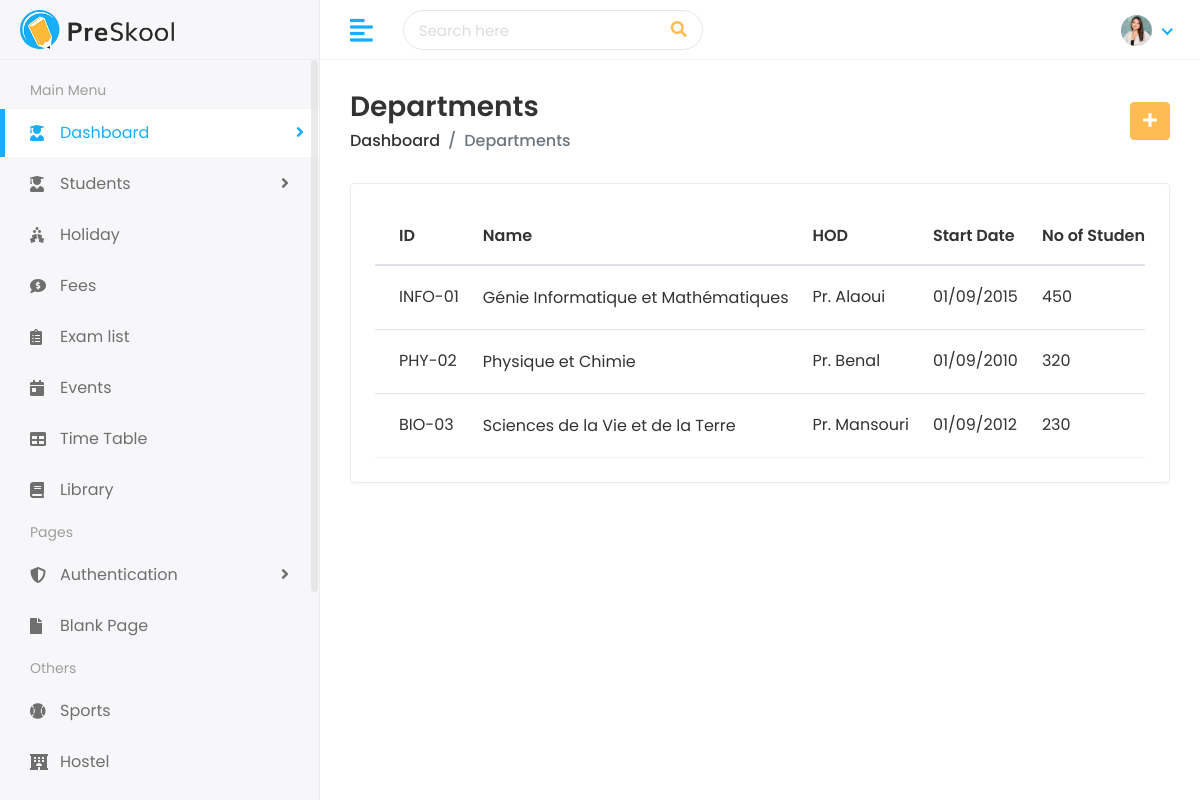
The app's page /department/list/ with its own data.
### department/models.py (models this page shows, shortened)
class Department(models.Model):
    department_id = models.CharField(max_length=50, unique=True)
    department_name = models.CharField(max_length=100)
    head_of_department = models.CharField(max_length=100)
    start_date = models.DateField()
    no_of_students = models.IntegerField(default=0)

### department/views.py (the view)
# urls.py: path('list/', views.department_list, name='department_list'),
def department_list(request):
    departments = Department.objects.all()
    return render(request, 'department/departments.html', {'departments': departments})

### templates/department/departments.html (shortened to what this page needs)
{% extends 'Home/base.html' %}
{% load static %}
{% block body %}
<div class="page-wrapper">
    <div class="content container-fluid">
        <div class="page-header">
            <div class="row align-items-center">
                <div class="col">
                    <h3 class="page-title">Departments</h3>
                    <ul class="breadcrumb">
                        <li class="breadcrumb-item"><a href="{% url 'department_list' %}">Dashboard</a></li>
                        <li class="breadcrumb-item active">Departments</li>
                    </ul>
                </div>
                <div class="col-auto text-right float-right ml-auto">
                    <a href="{% url 'add_department' %}" class="btn btn-primary"><i class="fas fa-plus"></i></a>
                </div>
            </div>
        </div>
        <div class="row">
            <div class="col-sm-12">
                <div class="card card-table">
                    <div class="card-body">
                        <div class="table-responsive">
                            <table class="table table-hover table-center mb-0 datatable">
                                <thead>
                                    <tr>
                                        <th>ID</th>
                                        <th>Name</th>
                                        <th>HOD</th>
                                        <th>Start Date</th>
                                        <th>No of Students</th>
                                    </tr>
                                </thead>
                                <tbody>
                                    {% for dept in departments %}
                                    <tr>
                                        <td>{{ dept.department_id }}</td>
                                        <td>
                                            <h2><a>{{ dept.department_name }}</a></h2>
                                        </td>
                                        <td>{{ dept.head_of_department }}</td>
                                        <td>{{ dept.start_date|date:"d/m/Y" }}</td>
                                        <td>{{ dept.no_of_students }}</td>
                                    </tr>
                                    {% empty %}
                                    <tr>
                                        <td colspan="6" class="text-center">No Departments Found!</td>
                                    </tr>
                                    {% endfor %}
                                </tbody>
                            </table>
                        </div>
                    </div>
                </div>
            </div>
        </div>
    </div>
</div>
{% endblock %}

### static/assets/css/style.css (style rules this page uses)
html { height: 100%; }
body { background-color: #fff; color: #333; font-family: 'Poppins', sans-serif; font-size: 1rem; height: 100%; line-height: 1.5; overflow-x: hidden; }
h1, h2, h3, h4, h5, h6 { font-family: 'Poppins', sans-serif; margin-top: 0; }
ul, ol { padding: 0px; list-style: none; }
.table { color: #333; max-width: 100%; margin-bottom: 0; width: 100%; }
table.table td h2 { display: inline-block; font-size: inherit; font-weight: 400; margin: 0; padding: 0; vertical-align: middle; }
table.table td h2 a { color: #333; }
.table thead tr th { font-weight: 600; }
.table tbody tr { border-bottom: 1px solid rgba(0, 0, 0, 0.05); }
.table.table-center td, .table.table-center th { vertical-align: middle; }
.card-table .card-body .table > thead > tr > th { border-top: 0; }
.card-table .card-body .table tr td:first-child, .card-table .card-body .table tr th:first-child { padding-left: 1.5rem; }
.card-table .table td, .card-table .table th { border-top: 1px solid #e2e5e8; padding: 1rem 0.75rem; white-space: nowrap; }
.btn-primary { background-color: #FFBC53; border: 1px solid #FFBC53; }
.card { border: 1px solid #ececf5; box-shadow: 0 1px 3px 0 rgba(0, 0, 0, 0.03); margin-bottom: 1.875rem; }
.card-body { padding: 1.5rem; }
.page-wrapper { margin-left: 320px; padding-top: 60px; position: relative; transition: all 0.4s ease; }
.page-wrapper > .content { padding: 1.875rem 1.875rem 0; }
.page-header { margin-bottom: 1.875rem; }
.page-header .breadcrumb { background-color: transparent; color: #6c757d; font-size: 1rem; font-weight: 500; margin-bottom: 0; padding: 0; }
.page-header .breadcrumb a { color: #333; }
.page-title { font-size: 28px; font-weight: 600; color: #333; margin-bottom: 5px; }

### records on screen
Department: department_id "INFO-01", department_name "Génie Informatique et Mathématiques", head_of_department "Pr. Alaoui", start_date "01/09/2015", no_of_students "450"
Department: department_id "PHY-02", department_name "Physique et Chimie", head_of_department "Pr. Benal", start_date "01/09/2010", no_of_students "320"
Department: department_id "BIO-03", department_name "Sciences de la Vie et de la Terre", head_of_department "Pr. Mansouri", start_date "01/09/2012", no_of_students "230"
